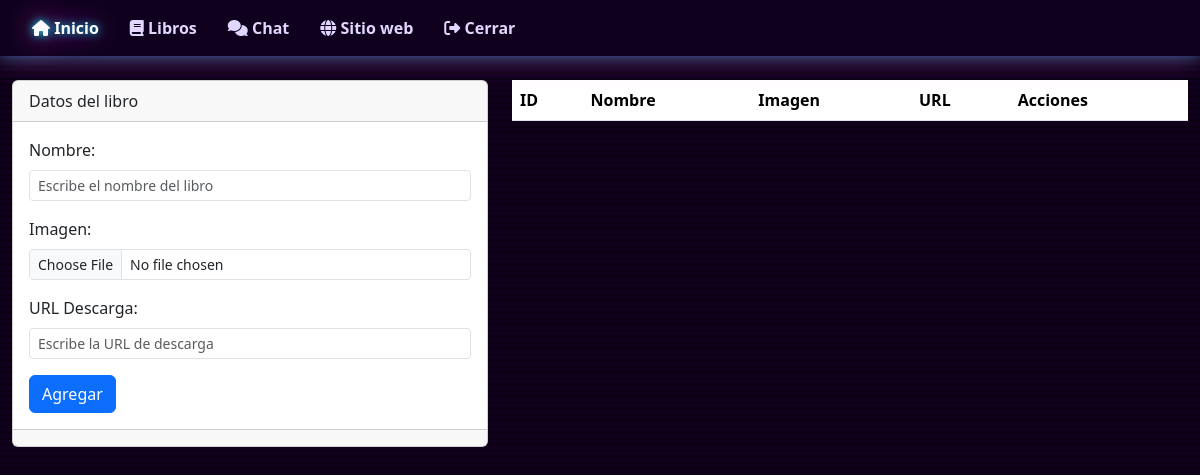
Before: /admin/libros (signed in) with the older database file.
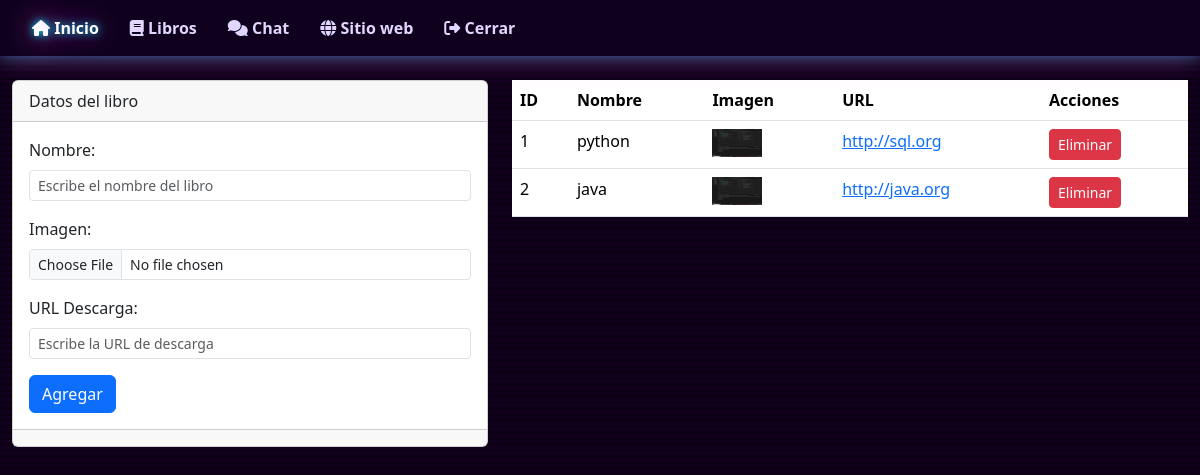
After: the same page with the newer database file.
### app.py (models this page shows, shortened)
class Libro(db.Model):
    id = db.Column(db.Integer, primary_key=True)
    nombre = db.Column(db.String(255), nullable=False)
    url = db.Column(db.String(255), nullable=False)
    imagen = db.Column(db.String(255), nullable=False)

### app.py (the view)
@app.route('/admin/libros')
def admin_libros():
    if not session.get('logged_in'):
        return redirect('/admin/login')
    libros = Libro.query.all()
    return render_template("admin/libros.html", libros=libros)

### templates/admin/libros.html (shortened to what this page needs)
{% include 'admin/cabesera.html' %}
<div class="container-fluid">
    <div class="row">
        <div class="col-md-5">
            <div class="card">
                <div class="card-header">Datos del libro</div>
                <div class="card-body">
                    <form action="/admin/libros/guardar" method="post" enctype="multipart/form-data">
                        <div class="mb-3">
                            <label for="txtNombre" class="form-label">Nombre:</label>
                            <input type="bg-dark text" class="form-control form-control-sm" name="txtNombre" id="txtNombre" placeholder="Escribe el nombre del libro">
                        </div>
                        <div class="mb-3">
                            <label for="txtImagen" class="form-label">Imagen:</label>
                            <input type="file" class="form-control form-control-sm" name="txtImagen" id="txtImagen" required>
                        </div>
                        <div class="mb-3">
                            <label for="txtURL" class="form-label">URL Descarga:</label>
                            <input type="text" class="form-control form-control-sm" name="txtURL" id="txtURL" placeholder="Escribe la URL de descarga">
                        </div>
                        <button type="submit" class="btn btn-primary">Agregar</button>
                    </form>
                </div>
                <div class="card-footer text-muted"></div>
            </div>
        </div>
        <div class="col-md-7">
            <table class="table">
                <thead>
                    <tr>
                        <th>ID</th>
                        <th>Nombre</th>
                        <th>Imagen</th>
                        <th>URL</th>
                        <th>Acciones</th>
                    </tr>
                </thead>
                <tbody>
                    {% for libro in libros %}
                    <tr>
                        <td>{{ libro.id }}</td>
                        <td>{{ libro.nombre }}</td>
                        <td><img src="{{ url_for('static', filename='images/' + libro.imagen) }}" alt="Imagen del libro" width="50"></td>
                        <td><a href="{{ libro.url }}" target="_blank">{{ libro.url }}</a></td>
                        <td>
                            <form action="/admin/libros/eliminar/{{ libro.id }}" method="post" style="display:inline;">
                                <button type="submit" class="btn btn-danger btn-sm">Eliminar</button>
                            </form>
                        </td>
                    </tr>
                    {% endfor %}
                </tbody>
            </table>
        </div>
    </div>
</div>
{% include 'admin/pie.html' %}

Changed rows visible on the page:
added Libro: id "1", nombre "python", imagen (picture), url "http://sql.org"
added Libro: id "2", nombre "java", imagen (picture), url "http://java.org"
